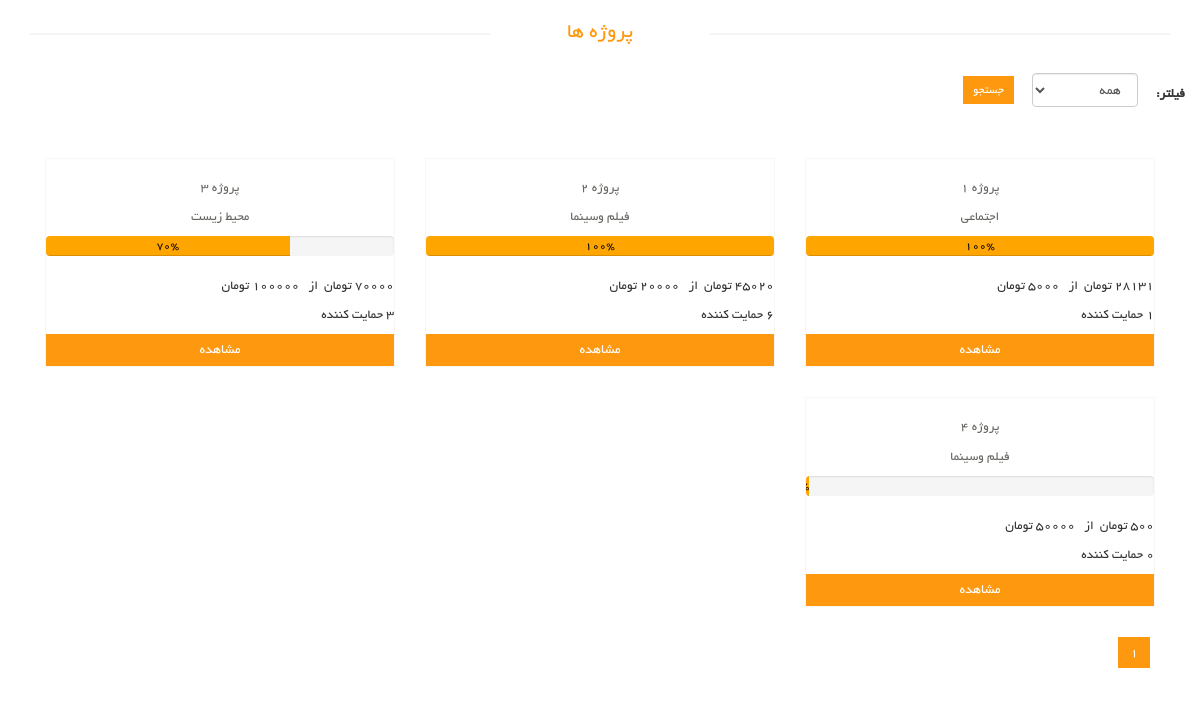
The page /projects/ on the database as committed earlier.
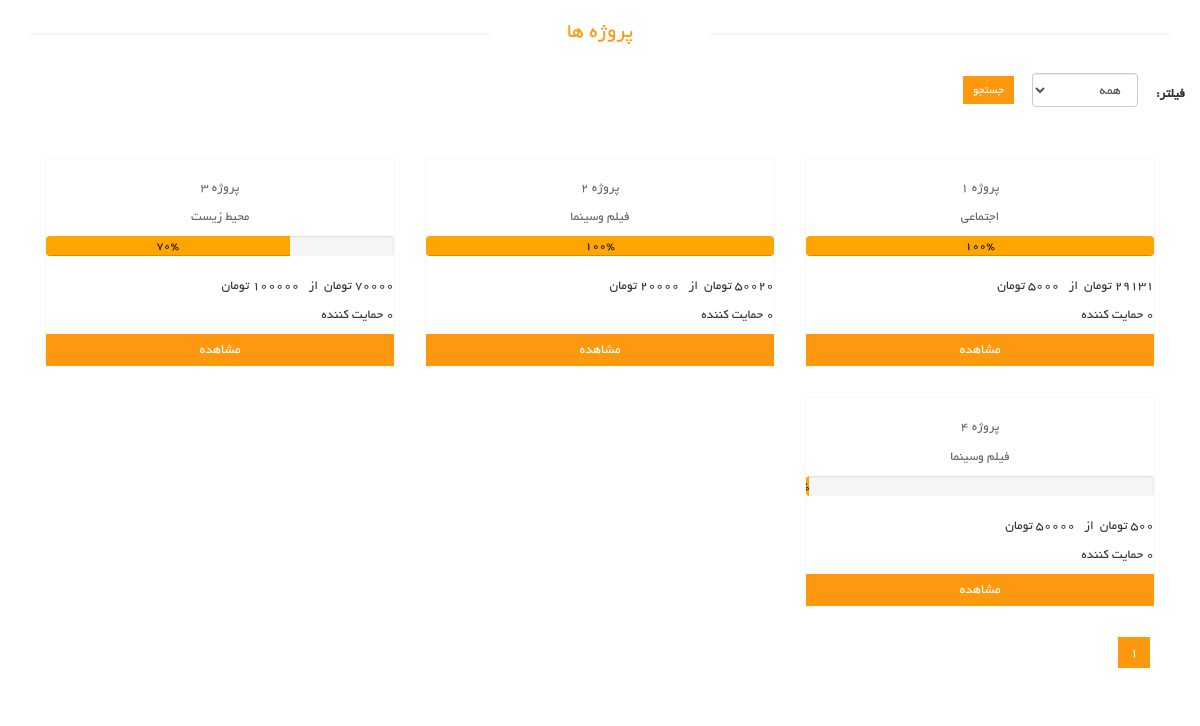
The same page on the database as committed later.
### hami_projects/models.py (models this page shows, shortened)
class Project (models.Model):
    name = models.CharField(max_length=25,verbose_name='عنوان مدیریتی', blank=True, null=True)
    name_show = models.CharField(max_length=25,verbose_name='عنوان قابل نمایش')
    creator = models.ForeignKey(User, on_delete=models.CASCADE, verbose_name='صاحب پروژه')
    Groups = models.ForeignKey(Group, on_delete=models.CASCADE, verbose_name='دسته بندی')
    discribtion = models.TextField(max_length=250, verbose_name='شرح مدیریتی', blank=True, default=0)
    discribtion_show = models.TextField(max_length=250, verbose_name='شرح قابل نمایش')
    order = models.IntegerField(verbose_name='وزن', blank=True, null=True)
    budget = models.PositiveIntegerField(verbose_name='مبلغ مورد نیاز')
    Currentـbudget = models.PositiveIntegerField(verbose_name='مبلغ جمع شده', blank=True, null=True, default=0)
    needed_time =  models.DateField(verbose_name='مدت زمان مورد نیاز ')
    site = models.CharField(max_length=35, verbose_name='سایت')
    email = models.CharField(max_length=35, verbose_name='ایمیل')
    logo = models.ImageField(upload_to=None, blank=True, null=True, verbose_name='عکس کاور')
    status = models.CharField(max_length=35, choices=status, verbose_name='وضعیت', default='disable')
    objects = ProjectManager()
    class Meta:
        verbose_name = 'پروژه'
        verbose_name_plural = 'پروژه ها'
    def supports(self):
        return str(self.support_set.count())
    def percent(self):
        convet_to_percent = (int((self.Currentـbudget * 100)/self.budget))
        if convet_to_percent > 100:
            return 100
        else:
            return convet_to_percent
    def get_absolute_url(self):
        return f"/projects/{self.id}"

class Group (models.Model):
    title = models.CharField(max_length=120, unique=True, verbose_name='عنوان')
    slug = models.CharField(max_length=120, verbose_name='عنوان مدیریتی', null=True, blank=True)
    discribtion = models.TextField(verbose_name='توضیحات')
    image = models.ImageField(upload_to=None, blank=True, null=True, verbose_name='عکس ')
    def __str__(self):
        return self.title or " "
    class Meta:
        verbose_name = 'دسته بندی'
        verbose_name_plural = 'دسته بندی ها'

### hami_projects/views.py (the view)
# urls.py: path('projects/', ProjectsList.as_view()),
class ProjectsList(ListView):
    template_name = 'projects_list.html'
    paginate_by = 6
    def get_queryset(self):
        return Project.objects.all()

### hami_projects/templates/projects_list.html (shortened to what this page needs)
{% extends 'shared/_MainLayout.html' %}
{% load static %}
{% load render_partial %}
{% block content %}
    <section>
        <div class="container">
            <div class="row">
                <h2 id="projects-list" class="title text-center">پروژه ها</h2>
                <form id="filter-form" action="filter" method="get" class="form-inline">
                    <label for="sort" class="control-label">فیلتر:</label>
                    <div class="form-group">
                        <div class="col-sm-12 text-right">
                            <select name="sort" id="sort" class="form-control">
                                <option value="all" selected="&quot;selected&quot;">همه</option>
                            </select>
                        </div>
                    </div>
                    <input type="submit" value="جستجو" class="btn btn-sm btn-primary"></button>
                </form>
                <div class="col-sm-12">
                    <div class="features_items">
                        {% for project in page_obj %}
                        <div class="col-sm-4">
                            <div class="product-image-wrapper">
                                <div class="single-products">
                                    <div class="productinfo text-center">
                                        <p>{{ project.name_show }}</p>
                                        <p>{{ project.Groups }}</p>
                                    </div>
                                    <div  class="progress pull-left  text-center " style="width: 100%;">
                                        <div id="progres" class="progress-bar " role="progressbar" style="width:{{project.percent}}%;color:black;" aria-valuenow="25" aria-valuemin="0" aria-valuemax="100">{{project.percent}}%</div>
                                    </div>
                                    <br><br>
                                    <div class="flex-row">
                                        <p class="pull-right"><span> {{project.Currentـbudget}} تومان &nbsp</span></p>
                                        <p class="pr-3"><span> از </span class=""><span>&nbsp {{ project.budget }} تومان </span></p>
                                        <p class=""><span> {{project.supports}}</span> حمایت کننده </p>
                                        <a class="btn btn-primary btn-block" href="{{ project.get_absolute_url }}">مشاهده </a>
                                    </div>
                                    <div class="product-overlay">
                                        <div class="overlay-content">
                                        </div>
                                    </div>
                                </div>
                            </div>
                        </div>
                        {% endfor %}
                        <div class="clearfix"></div>
                        <ul class="pagination">
                            {% for page in paginator.page_range %}
                                {% if page == page_obj.number %}
                                    <li class="active"><a href="?page={{ page }}">{{ page }}</a></li>
                                {% else %}
                                    <li><a href="?page={{ page }}">{{ page }}</a></li>
                                {% endif %}
                            {% endfor %}
                        </ul>
                    </div>
                </div>
            </div>
        </div>
    </section>
{% endblock %}

### templates/shared/_MainLayout.html (shortened to what this page needs)
{% load static %}
{% load render_partial %}
<!DOCTYPE html>
<html lang="en">
<head>
    {% include 'shared/_HeaderReferences.html' %}
</head>
<body>
{% block content %}{% endblock %}
</body>
</html>

### templates/shared/_HeaderReferences.html (shortened to what this page needs)
{% load static %}
<link href="{% static 'css/bootstrap.min.css' %}" rel="stylesheet">
<link href="{% static 'css/font-awesome.min.css' %}" rel="stylesheet">
<link href="{% static 'css/prettyPhoto.css' %}" rel="stylesheet">
<link href="{% static 'css/price-range.css' %}" rel="stylesheet">
<link href="{% static 'css/animate.css' %}" rel="stylesheet">
<link href="{% static 'css/main.css' %}" rel="stylesheet">
<link href="{% static 'css/responsive.css' %}" rel="stylesheet">

### templates/shared/_FooterReferences.html (shortened to what this page needs)
{% load static %}

### assets/css/main.css (style rules this page uses)
body { font-family: 'BYekan'; font-size: 10pt; position: relative; font-weight: normal; direction: rtl; }
ul li { list-style: none; }
a { -webkit-transition: 300ms; -moz-transition: 300ms; -o-transition: 300ms; transition: 300ms; }
h1, h2, h3, h4, h5, h6 { font-family: 'BYekan', sans-serif; }
#progres { background-color: orange !important; }
#projects-list { padding-top: 20px !important; }
.left-sidebar h2:after, h2.title:after { content: " "; position: absolute; border: 1px solid #f5f5f5; bottom:8px; right: 0; width: 100%; height: 0; z-index: -2; }
h2.title:before { content: " "; position: absolute; background: #fff; bottom: -6px; width: 220px; height: 30px; z-index: -1; right: 50%; margin-right: -110px; }
.features_items { overflow:hidden; }
h2.title { color: #FE980F; font-family: 'BYekan', sans-serif; font-size: 16pt; font-weight: 400; margin: 0 15px; text-transform: uppercase; margin-bottom: 30px; position: relative; }
.product-image-wrapper { border:1px solid #F7F7F5; overflow: hidden; margin-bottom:30px; }
.single-products { position: relative; }
.productinfo p { font-family: 'BYekan', sans-serif; font-size: 10pt; font-weight: 400; color: #696763; }
.productinfo { position:relative; }
.product-overlay { background:#FE980F; top: 0; display: none; height: 0; position: absolute; transition: height 500ms ease 0s; width: 100%; display: block; }
.product-overlay .overlay-content { bottom: 0; position: absolute; bottom: 0; text-align: center; width: 100%; }
.pagination { display: inline-block; margin-bottom: 25px; margin-top: 0; padding-right: 15px; }
.pagination li:first-child a, .pagination li:first-child span { border-bottom-left-radius: 0; border-top-left-radius: 0; margin-left: 0; }
.pagination li:last-child a, .pagination li:last-child span { border-bottom-right-radius: 0; border-top-right-radius: 0; }
.pagination .active a, .pagination .active span, .pagination .active a:hover, .pagination .active span:hover, .pagination .active a:focus, .pagination .active span:focus { background-color: #FE980F; border-color: #FE980F; color: #FFFFFF; cursor: default; z-index: 2; }
.pagination li a, .pagination li span { background-color: #f0f0e9; border: 0; float: left; line-height: 1.42857; margin-left: -1px; padding: 6px 12px; position: relative; text-decoration: none; margin-right: 5px; color:#000; }
.chose_area input, select, textarea { background: #F0F0E9; border:0; color: #696763; padding: 6px; width: 100%; border-radius: 0; resize: none }
.btn.btn-primary { background:#FE980F; border: 0 none; border-radius: 0; }
#filter-form { margin-bottom:50px !important; }

Rows that differ between the two databases and show on the page:
changed Project "پروژه ۱": Currentـbudget "28131" → "29131"; supports "1" → "0"
changed Project "پروژه 2": Currentـbudget "45020" → "50020"; supports "6" → "0"
computed for Project "پروژه 3": supports "3" → "0"
